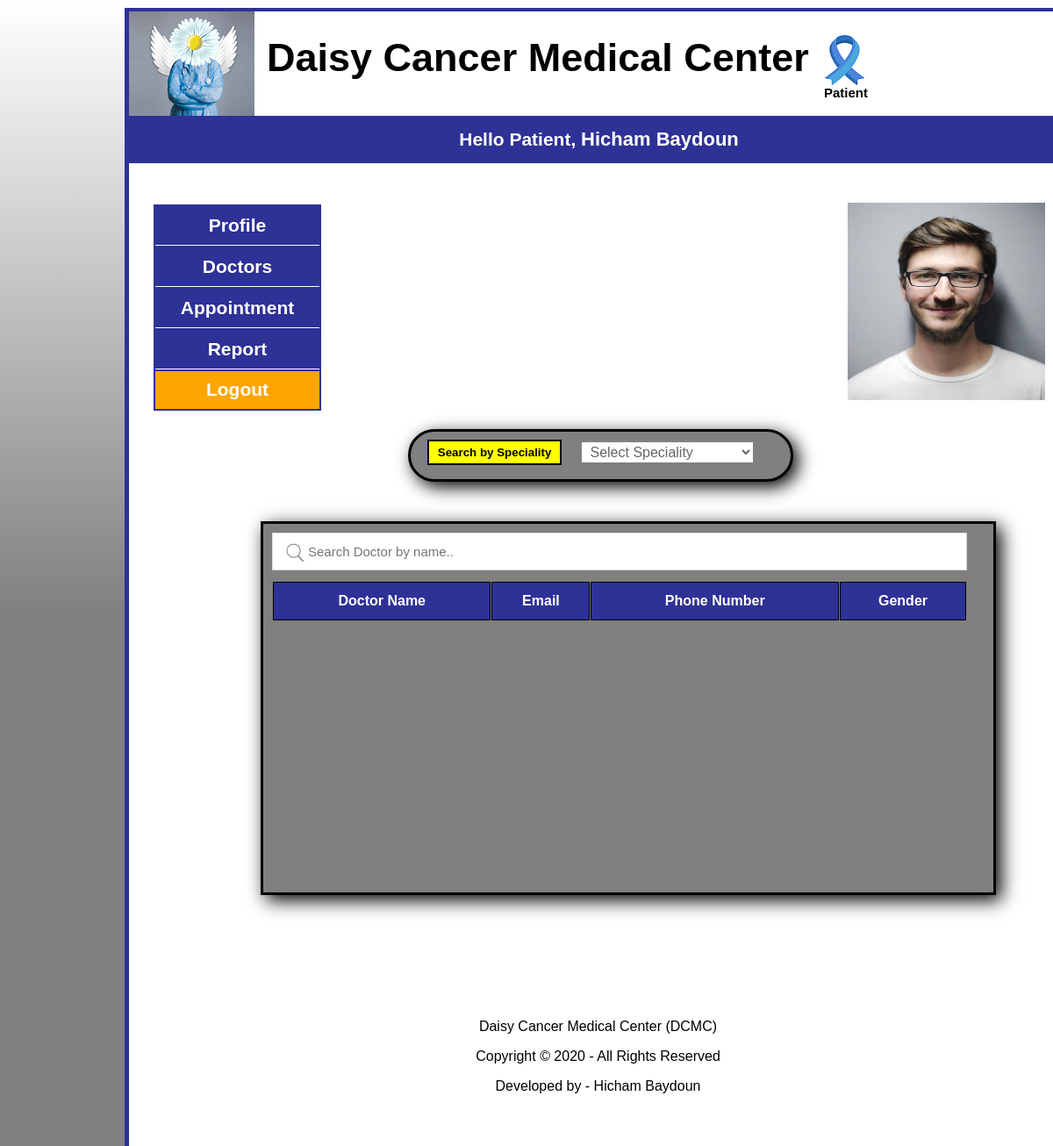
The app's page /Frontend/doctor_src1.php (signed in) with its own data.
### tables this page shows
CREATE TABLE `patient` (
  `patientID` int(20) NOT NULL,
  `p_name` varchar(50) NOT NULL,
  `p_age` float DEFAULT NULL,
  `p_gender` varchar(10) DEFAULT NULL,
  `p_address` varchar(70) DEFAULT NULL,
  `p_phone` varchar(15) DEFAULT NULL,
  `p_email` varchar(20) NOT NULL,
  `p_password` varchar(15) NOT NULL,
  `p_image` varchar(50) DEFAULT NULL
);

### Frontend/doctor_src1.php (the view, shortened to what this page needs)
<html>
<head>
</head>
<body vlink="#FFFFFF">
	<div id="apDiv1">
		<?php include('patient_header.php'); ?>
		<?php include('patient_header2.php'); ?>
		<div id="apDiv16">
			<form name="form1" method="post" action="">
				<table width="451" height="47" border="0">
					<tr>
						<td width="159">
							<div align="right">
								<input type="submit" name="submit" id="submit" value="Search by Speciality" class="search">
							</div>
						</td>
						<td width="14">&nbsp;</td>
						<td width="237"><label for="doctor"></label>
							<div class="select-style"><select name="doctor" size="1" id="doctor">
									<option value="">Select Speciality</option>
								</select></div>
						</td>
					</tr>
				</table>
			</form>
		</div>
		<div id="apDiv17">
			<table width="792" height="39" cellpadding="1" cellspacing="1" id="myTable">
				<input type="text" id="myInput" onkeyup="myFunction()" placeholder="Search Doctor by name.." title="Type in a name">
				<th height="44">Doctor Name</th>
				<th height="44">Email</th>
				<th height="44">Phone Number</th>
				<th height="44">Gender</th>
			</table>
		</div>
	</div>
</body>
</html>

### Frontend/patient_header.php (shortened to what this page needs)
<div id="apDiv2">
	<div id="apDiv4"></div>
	<div id="apDiv5">
		<div align="left">Daisy Cancer Medical Center <img src="Image/ribbon.png" align="top"></div>
		<div align="left" class="patient">Patient</div>
	</div>
</div>
<div id="apDiv6">
	<table width="1071" height="54" border="0">
		<tr>
			<td width="145">
				<div align="center" id="ap6"><a>Hello Patient,
						<?php
						$uid = $_SESSION['id'];
						$querySelect = "select p_name from patient where patientID= '$uid'";
						if (!($database = mysqli_connect("localhost", "root", "")))
							die("Could not connect to database </body></html>");
						if (!($result = mysqli_query($database, $querySelect))) {
							print("<p>Could not execute query!</p>");
							die(mysqli_error() . "</body></html>");
						}
						$row = mysqli_fetch_row($result);
						print "<font style='font-size:22px;'><strong>" . $row[0] . "</strong></font>";
						?>
					</a></div>
			</td>
		</tr>
	</table>
</div>

### Frontend/patient_header2.php (shortened to what this page needs)
<html>
<head>
	<div id="apDiv12">
		<div id="apDiv15">
			<?php
			$uid = $_SESSION['id'];
			$querySelect = "select p_image from patient where patientID= '$uid'";
			if (!($database = mysqli_connect("localhost", "root", "")))
				die("Could not connect to database </body></html>");
			if (!($result = mysqli_query($database, $querySelect))) {
				print("<p>Could not execute query!</p>");
				die(mysqli_error() . "</body></html>");
			}
			$row = mysqli_fetch_row($result);
			$img = $row[0];
			print "<img src='imge/";
			print $img;
			print "' height='225px' width='225px'>";
			?>
		</div>
		<div id="apDiv8">
			<table width="191" height="235" border="0">
				<tr>
					<td width="195">
						<div align="center"><a href="patient_profile.php">Profile</a></div>
					</td>
				</tr>
				<tr>
					<td>
						<div align="center"><a href="doctor_src.php">Doctors</a></div>
					</td>
				</tr>
				<tr>
					<td onmouseover="show()" onMouseOut="hide()">
						<div align="center"><a href="#">Appointment</a></div>
					</td>
				</tr>
				<tr>
					<td>
						<div align="center"><a href="report_download.php"> Report</a></div>
					</td>
				</tr>
				<tr>
					<td class="logout">
						<div align="center"><a href="p_logout.php">Logout</a></div>
					</td>
				</tr>
			</table>
		</div>
	</div>

### Frontend/doctor_src1.php (style rules this page uses)
#apDiv14 { position: absolute; width: 1069px; height: 133px; z-index: 7; left: 0px; top: 1131px; background-color: #FFFFFF; }
#apDiv16 { position: absolute; width: 433px; height: 54px; z-index: 11; left: 318px; top: 475px; border: 3px solid black; background: gray; border-radius: 30px; box-shadow: 6px 6px 20px rgba(0, 0, 0, 1); }
#apDiv1 #apDiv16 form table tr td select { width: 195px; padding: 2px 5px; font-size: 16px; color: #666; border: none; background-image: -webkit-gradient(linear, » 0% 0%, 0% 12%, from(#999), to(#fff)); background-image: -moz-linear-gradient(0% 12% » 90deg, #fff, #999); background-color: #fff; }
.search { padding: 5 10 5 10; font-weight: bold; background-color: yellow; border: 2px solid black; cursor: pointer; }
#apDiv17 { position: absolute; width: 792px; height: 400px; z-index: 12; left: 150px; top: 580px; border: 3px solid black; background-color: gray; box-shadow: 6px 6px 20px rgba(0, 0, 0, 1); padding: 10px; padding-right: 30px; overflow: hidden; overflow-y: scroll; }
#apDiv17 tr th { background-color: #2e3196; color: white; border: 1px solid black; }
#myInput { background-image: url('Image/search.png'); background-position: 10px 7px; background-repeat: no-repeat; width: 100%; font-size: 15px; padding: 12px 20px 12px 40px; border: 1px solid #ddd; margin-bottom: 12px; }

### Frontend/patient_header.php (style rules this page uses)
body { height: 1400px; background-image: linear-gradient(white, grey, grey); font-family: Arial, Helvetica, sans-serif; margin: 0 auto; padding: 0px; }
#apDiv1 { position: absolute; width: 1070px; height: 1297px; z-index: 1; left: 142px; top: 9px; color: #CCC; background-color: white; border: 5px solid #2e3196; }
#apDiv2 { position: absolute; width: 1071px; height: 119px; z-index: 1; left: 0px; top: -1px; color: #D6D6D6; background-color: #FFFFFF; }
#apDiv4 { position: absolute; width: 151px; height: 120px; z-index: 2; background-image: url(Image/logo.png); background-repeat: no-repeat; }
#apDiv5 { position: absolute; width: 785px; height: 74px; z-index: 1; left: 157px; top: 27px; font-size: 45px; color: black; font-weight: bold; }
#apDiv6 { position: absolute; width: 1071px; height: px; z-index: 3; top: 118px; background-color: #2e3196; font-weight: bold; color: #FFF; left: 0px; }
a:link { text-decoration: none; color: white; font-weight: bold; font-size: 21px; }
a { text-decoration: none; color: white; font-weight: bold; font-size: 21px; }
#apDiv5 .patient { position: absolute; font-size: 15px; left: 635px; }

### Frontend/patient_header2.php (style rules this page uses)
#apDiv14 { position: absolute; width: 1069px; height: 133px; z-index: 7; left: 0px; top: 1131px; background-color: #FFFFFF; }
#apDiv8 { position: absolute; width: 191px; height: 235px; left: 2px; top: 16px; background-color: #2e3196; }
#apDiv8 tr td { background-color: #2e3196; }
#apDiv12 { position: absolute; width: 1019px; height: 891px; z-index: 10; left: 26px; top: 203px; }
#apDiv15 { position: absolute; width: 225px; height: 225px; z-index: 5; left: 793px; top: 14px; }
#apDiv8 td { border-bottom: 1px solid white; }
#apDiv8 .logout { border-bottom: 0px solid white; background-color: orange; }

### records on screen
patient: p_name "Hicham Baydoun", p_image (picture)
